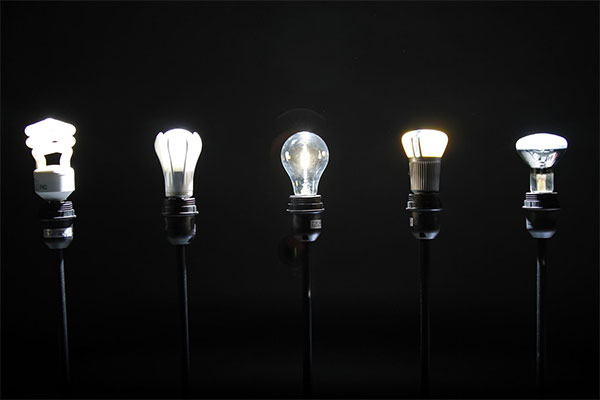
#> input picture images/anh5.jpg, 600 x 400 px
$ python 16.py   (older library calls are emulated)
#> lines starting #> are read from the running program, lines starting #| are printed output that depends on the picture; after the words box and inside, x2 and y2 are one past the last pixel; in counts of white or black regions, pixels touching at a corner belong together
import cv2
import numpy as np

def gianmucxam(Ig):
    max = np.max(Ig)
    min = np.min(Ig)
    Alut = np.zeros(256, dtype='uint8')
    for i in range(0, 255 + 1):
        # Công thức giãn mức xám
        Alut[i] = (255*(i-min))//(max-min)
    for u in range(Ig.shape[0]):
        for v in range(Ig.shape[1]):
            Ig[u, v] = Alut[Ig[u, v]]
    return Ig

def main():
    I  = cv2.imread('../images/anh5.jpg')
#> I is the input picture: shape (400, 600, 3); mean B, G, R 22.7, 22.7, 22.7
    cv2.imshow('Cau 1:', I)

    Ihsv = cv2.cvtColor(I, cv2.COLOR_BGR2HSV)
#> Ihsv: shape (400, 600, 3); mean H, S, V 9.3, 6, 23.2
    cv2.imshow('Cau 2:Kenh H cua Ihsv', Ihsv[:, :, 0])
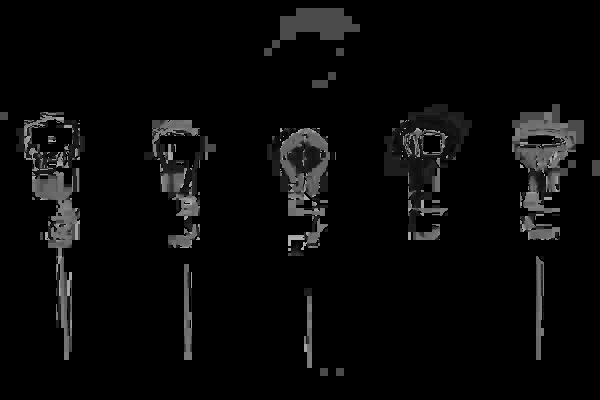
#> window 'Cau 2:Kenh H cua Ihsv': shape (400, 600); min 0, max 179, mean 9.3
    print('Câu 2:Mức sáng trung bình của kênh S ảnh Ihsv: ', np.max(Ihsv[:, :, 1]))
#| Câu 2:Mức sáng trung bình của kênh S ảnh Ihsv:  255

    Is = cv2.medianBlur(Ihsv[:, :, 1],  5)
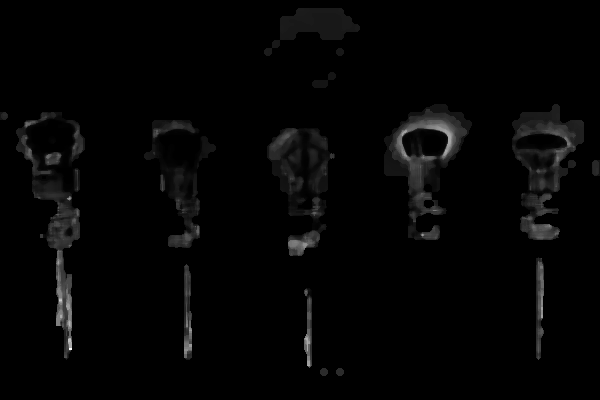
#> Is: shape (400, 600); min 0, max 255, mean 4.7
    cv2.imshow('Cau 3:', Is)


    thresh, Ib = cv2.threshold(25-Is, 0, 255, cv2.THRESH_OTSU)
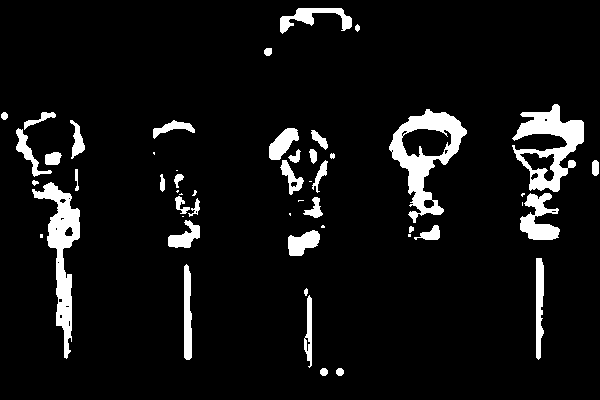
#> Ib: shape (400, 600); 7.1% white; 52 white regions (14 under 20 px)
#> thresh = 126
    _,contours, _ = cv2.findContours(Ib, cv2.RETR_TREE, cv2.CHAIN_APPROX_SIMPLE)
#> contours = 74 contours, 32 with area under 20; largest, box (x1, y1, x2, y2) and area: (389, 109, 467, 223) 4017, (512, 104, 584, 192) 3008, (32, 182, 80, 359) 2575, (401, 128, 452, 158) 1126, (520, 193, 560, 240) 945
    maxPre = 0.0
    contour_max = []
    for cnt in contours:
        if maxPre < cv2.arcLength(cnt, True):
            maxPre = cv2.arcLength(cnt, True)
            contour_max = cnt
#> this loop made 74 passes
#> maxPre on passes 1, 3, 6, 7, 23, 29: 23.31, 153.2, 199.2, 218.9, 250.7, 492.6
#> cnt on passes 8, 9, 15, 16, 17, 18: [[408, 234], [408, 236], [410, 236], [410, 234]], [[40, 234], [40, 237], [42, 237], [42, 234]], [[182, 216], [183, 216]], [[289, 213], [289, 214], [290, 215], [290, 213]], [[522, 202], [522, 205]], [[298, 200], [298, 201], [299, 200], [303, 200]]
#> after the loop, contour_max = contour of 162 points, box (x1, y1, x2, y2) (32, 182, 80, 359), area 2575; maxPre = 492.6
    cv2.drawContours(I, [contour_max], -1, (0, 0, 255), 2)
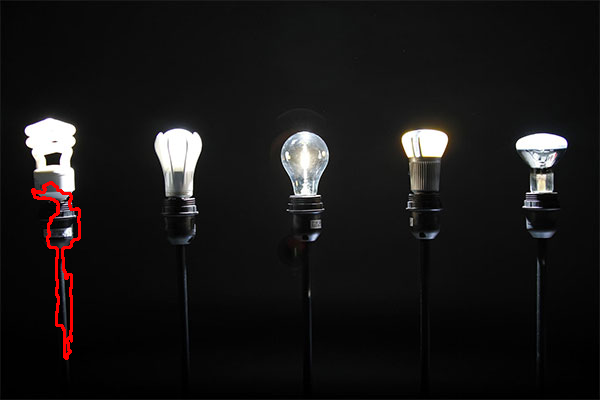
#> I: shape (400, 600, 3); 0.63% of pixels changed, all inside (x1, y1, x2, y2) = (31, 181, 81, 360)
    cv2.imshow('Cau 4', I)

    Ihsv[:, :, 2] = gianmucxam(Ihsv[:, :, 2])
#> in gianmucxam, `max = np.max(Ig)`: max = 255
#> in gianmucxam, `min = np.min(Ig)`: min = 0
#> after the loop in gianmucxam, `for i in range(0, 255 + 1):`: Alut = 256 values from 0 to 255
    I2 = cv2.cvtColor(Ihsv, cv2.COLOR_HSV2RGB)
    cv2.imshow('Cau 5:', I2)
    cv2.waitKey(0)

main()
